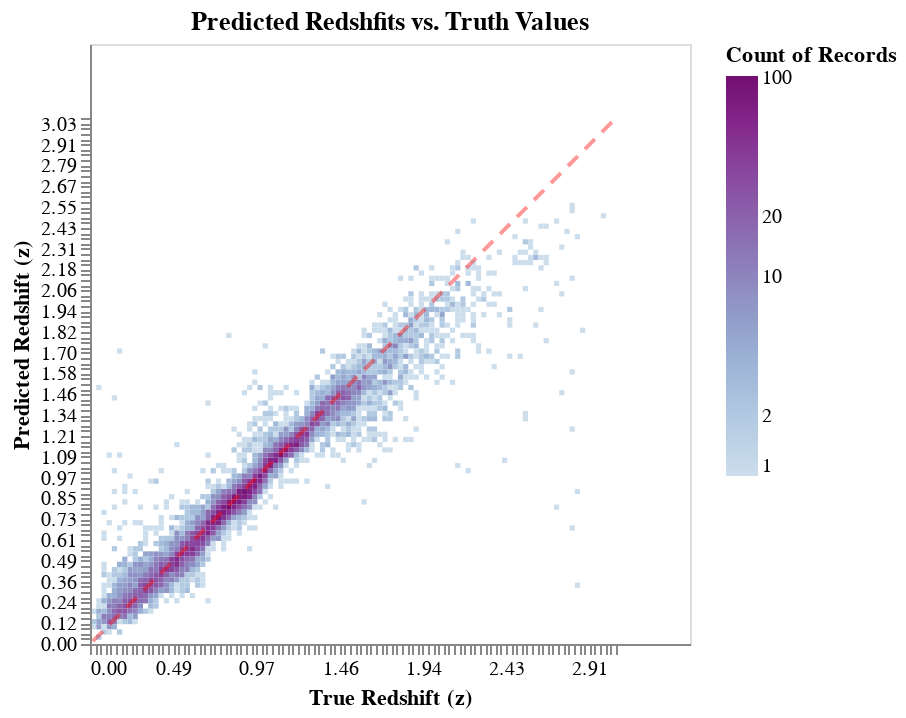

This figure's notebook cell:
### Code cell
# Other classifiers can be implemented fairly easily
ml_pdfs = pz.randomForestTraining()
pz.predictionPlot(title="Predicted Redshfits vs. Truth Values")

### Figure 1 — Vega-Lite specification as saved in the notebook (floating-point values rounded to 4 significant figures; data arrays with more than 128 entries replaced by an {"elided": "..."} marker saying what was removed)
{"config": {"view": {"continuousWidth": 400, "continuousHeight": 300}}, "layer": [{"data": {"name": "data-3b76cdf004af7fb1d320346ed0a453fd"}, "mark": "rect", "encoding": {"color": {"type": "quantitative", "aggregate": "count", "field": "true_z", "scale": {"scheme": "bluepurple", "type": "log"}}, "x": {"type": "quantitative", "axis": {"title": "True Redshift (z)"}, "bin": {"extent": [0.0163, 3.051], "step": 0.03035}, "field": "true_z"}, "y": {"type": "quantitative", "axis": {"title": "Predicted Redshift (z)"}, "bin": {"extent": [0.0163, 3.051], "step": 0.03035}, "field": "predicted"}}, "height": 300, "title": "Predicted Redshfits vs. Truth Values", "width": 300}, {"data": {"name": "data-83844df966602c79fcb01c433da76b87"}, "mark": {"type": "line", "color": "#FF0000", "opacity": 0.4, "strokeDash": [7, 5]}, "encoding": {"x": {"type": "quantitative", "field": "hor"}, "y": {"type": "quantitative", "field": "ver"}}}], "$schema": "https://vega.github.io/schema/vega-lite/v4.8.1.json", "datasets": {"data-3b76cdf004af7fb1d320346ed0a453fd": {"elided": "9440 records"}, "data-83844df966602c79fcb01c433da76b87": [{"hor": 0.0163, "ver": 0.0163}, {"hor": 3.051, "ver": 3.051}]}}
